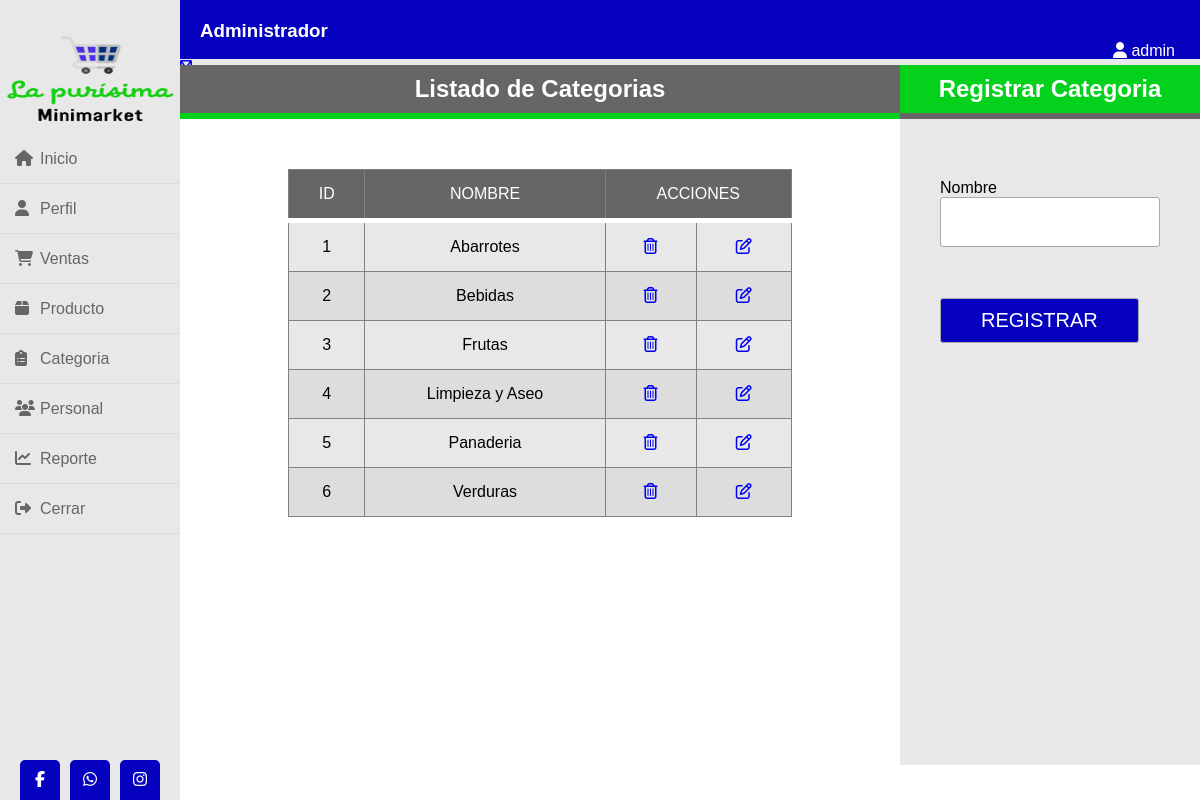
/categoria.php (signed in), run on the app's committed database.
### tables this page shows
CREATE TABLE `tipo_usuario` (
  `id_tipoU` int(11) NOT NULL,
  `descripcion` varchar(30) NOT NULL
);

CREATE TABLE `categoria` (
  `id_categoria` int(11) NOT NULL,
  `nombreCat` varchar(30) NOT NULL,
  `activo` int(11) NOT NULL
);

### categoria.php (the view, shortened to what this page needs)
<?php
	$idUser=$_SESSION['login'];
?>
<!DOCTYPE html>
<html>
<head>
	<link rel="stylesheet" href="css/estilos-admin.css">
</head>
<body>
	<div class="general">
		<div class="lateral">
				<img src="img/logooficial.png" width="180" height="100" >
			<ul>
				<li><a href="ventas.php"><i class="fas fa-home"></i>Inicio</a></li>
				<li><a href="perfil.php?id= <?php echo $idUser; ?>"><i class="fas fa-user"></i>Perfil</a></li>
				<?php if ($_SESSION['cargo']==1 || $_SESSION['cargo']==2 || $_SESSION['cargo']==3) { ?><li><a href="ventas.php"><i class="fas fa-shopping-cart"></i>Ventas</a></li><?php } ?>
				<?php if ($_SESSION['cargo']==1 || $_SESSION['cargo']==3) { ?><li><a href="producto.php"><i class="fas fa-box"></i>Producto</a></li><?php } ?>
				<?php if ($_SESSION['cargo']==1 || $_SESSION['cargo']==2) { ?><li><a href="categoria.php"><i class="fas fa-clipboard-list"></i>Categoria</a></li><?php } ?>
				<?php if ($_SESSION['cargo']==1 || $_SESSION['cargo']==2) { ?><li><a href="personal.php"><i class="fas fa-users"></i>Personal</a></li><?php } ?>
				<?php if ($_SESSION['cargo']==1 || $_SESSION['cargo']==2) { ?><li><a href="reporte.php"><i class="fas fa-chart-line"></i>Reporte</a></li><?php } ?>
				<li><a href="cerrar.php"><i class="fas fa-sign-out-alt"></i>Cerrar</a></li>
			</ul>
			<div class="social_media">
				<a href="#"><i class="fab fa-facebook-f"></i></a>
				<a href="#"><i class="fab fa-whatsapp"></i></a>
				<a href="#"><i class="fab fa-instagram"></i></a>
			</div>
		</div>
		<div class="informacion">
			<h3><?php
					$cargo=$_SESSION['cargo'];
					include("conexion.php");
					$solicitud="SELECT *FROM tipo_usuario where id_tipoU=$cargo";
					$resultado=mysqli_query($conexion,$solicitud);
					$fila=mysqli_fetch_array($resultado);
					echo $fila['descripcion'];
				?></h3>
			<a href="#">
				<i class="fa fa-user"></i>
					<?php
						echo $_SESSION['usuario'];
					?>
			</a>
		</div><br>
		<div class="contacto">
			<ul class="nav">
				<li>
					<a href="#"><i class="far fa-plus-circle"></i></a>
				</li>
			</ul>
		</div>
		<div class="agregar">
			<h2>Registrar Categoria</h2>
			<div class="select">
				<form method="POST" action="guardarCat.php">
					Nombre <br> <input type="text" name="nombre" class="input-100"><br><br><br>
					<input class="btn" type="submit" name="ENVIAR" value="REGISTRAR">
				</form>
			</div>
		</div>
		<div class="lista">
			<h2>Listado de Categorias</h2>
			<div class="tabla">
				<?php
				include("conexion.php");
				$solicitud="SELECT *FROM categoria WHERE activo=1";
				$resultado=mysqli_query($conexion,$solicitud);
				?>
				<table border='1' cellspacing="0">
					<thead>
						<tr>
							<td>ID</td><td>NOMBRE</td><td colspan='2'>ACCIONES</td>
						</tr>
					</thead>
				<?php
					while ($fila=mysqli_fetch_array($resultado)) {
						?>
						<tr>
							<td><?php echo $fila['id_categoria']; ?></td>
							<td><?php echo $fila['nombreCat']; ?></td>
							<td><a href="eliminarC.php?id= <?php echo $fila['id_categoria']; ?>"><i class="far fa-trash-alt"></i></a></td>
							<td><a href="modificarC.php?id=<?php echo $fila['id_categoria']; ?>"><i class="far fa-edit"></i></a></td>
						</tr>
				<?php } ?>
				</table>
			</div>
		</div>
</body>
</html>

### css/estilos-admin.css (style rules this page uses)
* { margin: 0; padding: 0; box-sizing: border-box; list-style: none; text-decoration: none; font-family: arial; }
.general { margin:auto; width: 100%; height: 700px; }
.lateral { width: 15%; height: 100%; background-color: #e8e8e8; float: left; position: fixed; padding: 30px 0; }
.lateral ul li { padding: 15px; border-bottom: 1px solid rgba(0,0,0,0.05); border-top:1px solid rgba(255,255,255,0.05); }
.lateral ul li a { color: #666666; display: block; }
.lateral ul li a .fas { width: 25px; }
.lateral .social_media { position: absolute; bottom: 0; left: 50%; transform: translateX(-50%); display: flex; }
.lateral .social_media a { display: block; width: 40px; background: #0600bf; height: 40px; line-height: 40px; text-align: center; margin: 0 5px; color: #fff; border-top-right-radius: 5px; border-top-left-radius: 5px; }
.lateral img { padding: 2px; top:5px; }
.informacion { width: 85%; height: 60px; background-color: #0600bf; float: right; padding: 20px; color: #fff; border-bottom: 1px solid #e0e4e8; }
.informacion a { color: #fff; float: right; margin: 0 5px; }
.contacto { width: 85%; height: 5px; background-color: #e8e8e8; float: right; }
table td { padding: 15px; }
input { margin-bottom: 15px; padding: 15px; font-size: 16px; border-radius: 3px; border:1px solid darkgray; }
.agregar { width: 25%; height: 100%; background-color: #E8E8E8; float: right; }
.agregar h2 { text-align: center; padding: 10px; border-bottom: 6px solid #666666; margin-bottom: 50px; background: #04d11c; color: #fff; }
.select { width: 100%; padding: 10px 40px; display: flex; flex-wrap: wrap; justify-content: space-between; }
.input-100 { width: 100%; }
.btn { background: #0600bf; color: #fff; margin: auto; padding: 10px 40px; cursor: pointer; font-size: 20px; }
.lista { width: 60%; height: 580px; background-color: white; float: right; }
.lista h2 { text-align: center; padding: 10px; border-bottom: 6px solid #04d11c; margin-bottom: 50px; background: #666666; color: #fff; }
.tabla { margin:50px auto; width: 70%; }
table { background-color: #e8e8e8; text-align: center; border-collapse: collapse; width: 100%; }
th, td { padding: 10px; }
thead { background-color: #666666; border-bottom: solid 5px white; color: white; }
tr:nth-child(even) { background-color: #ddd; }

### data on the page
tipo_usuario: descripcion "Administrador"
categoria: id_categoria "1", nombreCat "Abarrotes"
categoria: id_categoria "2", nombreCat "Bebidas"
categoria: id_categoria "3", nombreCat "Frutas"
categoria: id_categoria "4", nombreCat "Limpieza y Aseo"
categoria: id_categoria "5", nombreCat "Panaderia"
categoria: id_categoria "6", nombreCat "Verduras"

### other printed values
$_SESSION['usuario'] "admin"
